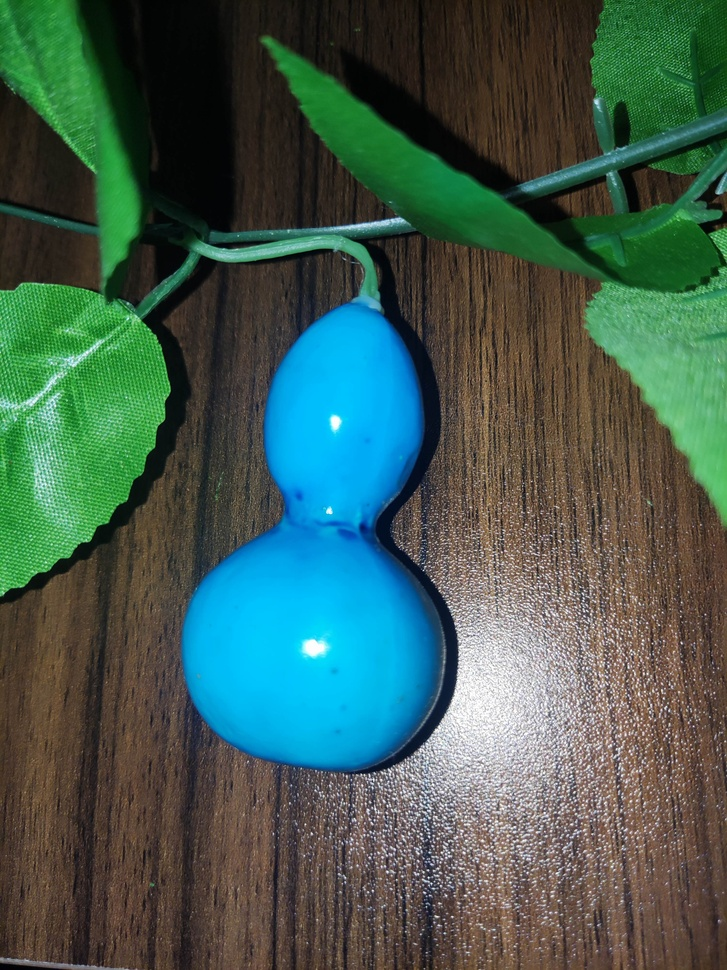
#> input picture Template_Matching/Object_Count/image2.jpg, 727 x 970 px, shrunk from 3000 x 4000 before the run, found by its file name
$ python test.py
#> lines starting #> are read from the running program, lines starting #| are printed output that depends on the picture; after the words box and inside, x2 and y2 are one past the last pixel; in counts of white or black regions, pixels touching at a corner belong together
import cv2


image = cv2.imread(r"Object_Count\image2.jpg")
#> image is the input picture: shape (970, 727, 3); mean B, G, R 81.4, 92.2, 65.5
# template = cv2.imread(r"Object_Count\template_new.png", 0)
template = cv2.imread(r"Object_Count\template.jpg", 0)
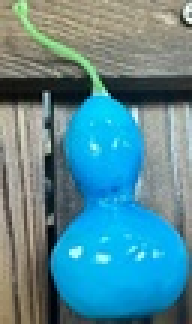
#> input picture Template_Matching/Object_Count/template.jpg, 64 x 108 px, shrunk from 264 x 446 before the run, found by its file name (shown 3 times larger)
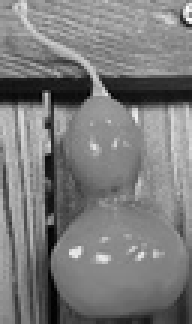
#> template: shape (108, 64) (shown 3 times larger); min 0, max 249, mean 123.2

template = cv2.Canny(template, 50, 200)
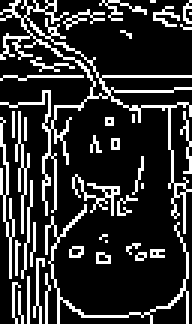
#> template: shape (108, 64) (shown 3 times larger); 19.2% white in thin lines or dots

image_copy = image.copy()
image_copy = cv2.cvtColor(image_copy, cv2.COLOR_BGR2GRAY)
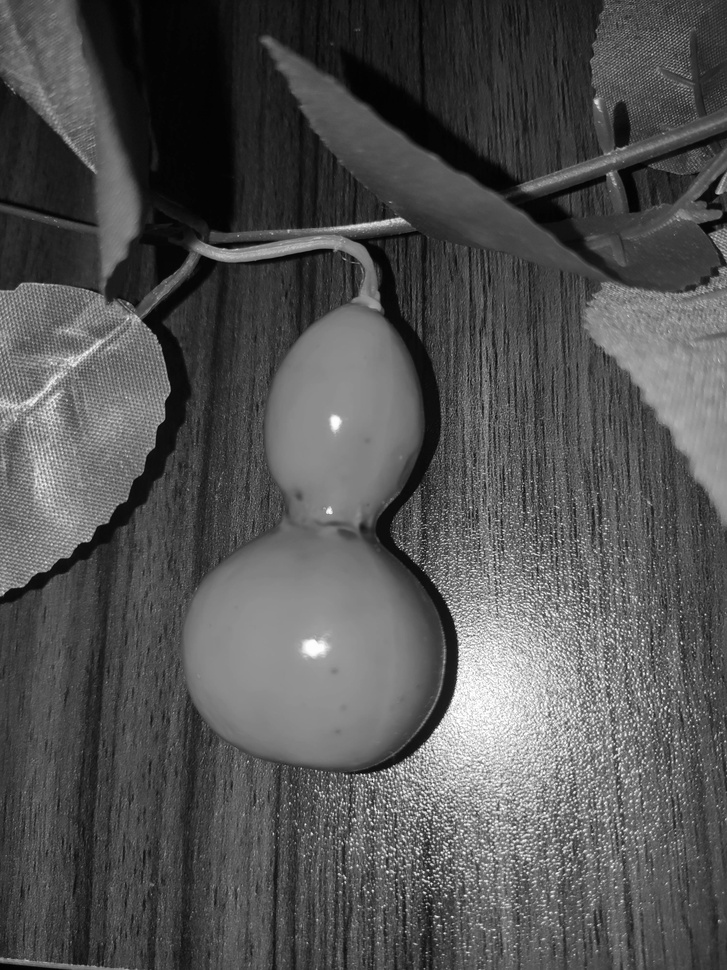
#> image_copy: shape (970, 727); min 0, max 255, mean 83
w, h = template.shape[::-1]
#> w = 64; h = 108

# Apply template Matching.
result = cv2.matchTemplate(image_copy, template, cv2.TM_CCOEFF_NORMED)
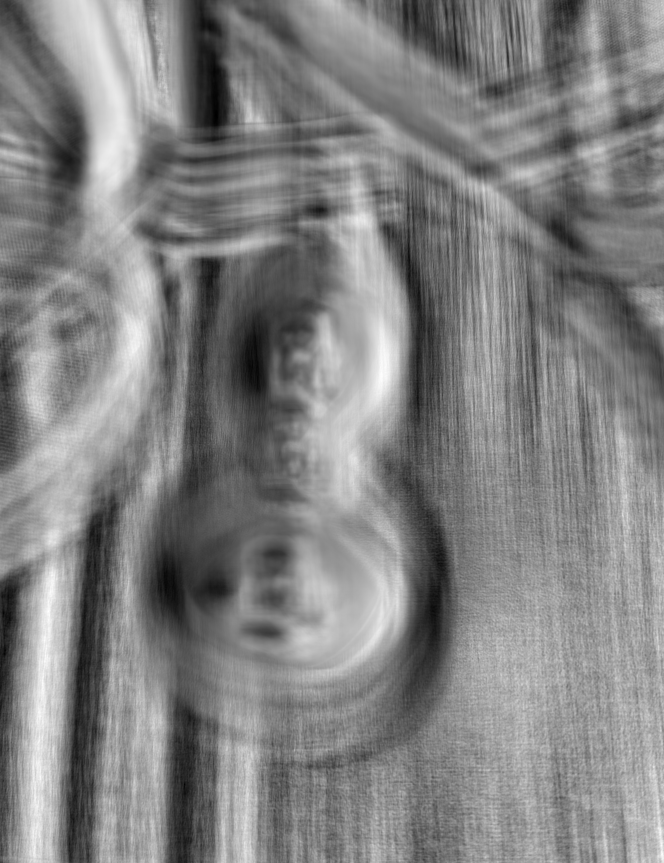
#> result: shape (863, 664) float32; min -0.174, max 0.161, mean -0.00361; drawn with min black and max white
min_val, max_val, min_loc, max_loc = cv2.minMaxLoc(result)
#> min_val = -0.174; max_val = 0.161; min_loc = (216, 115); max_loc = (48, 611)

# Top left x and y coordinates.
x1, y1 = max_loc
#> x1 = 48; y1 = 611
# Bottom right x and y coordinates.
x2, y2 = (x1 + w, y1 + h)
#> x2 = 112; y2 = 719
cv2.rectangle(image, (x1, y1), (x2, y2), (0, 0, 255), 2)
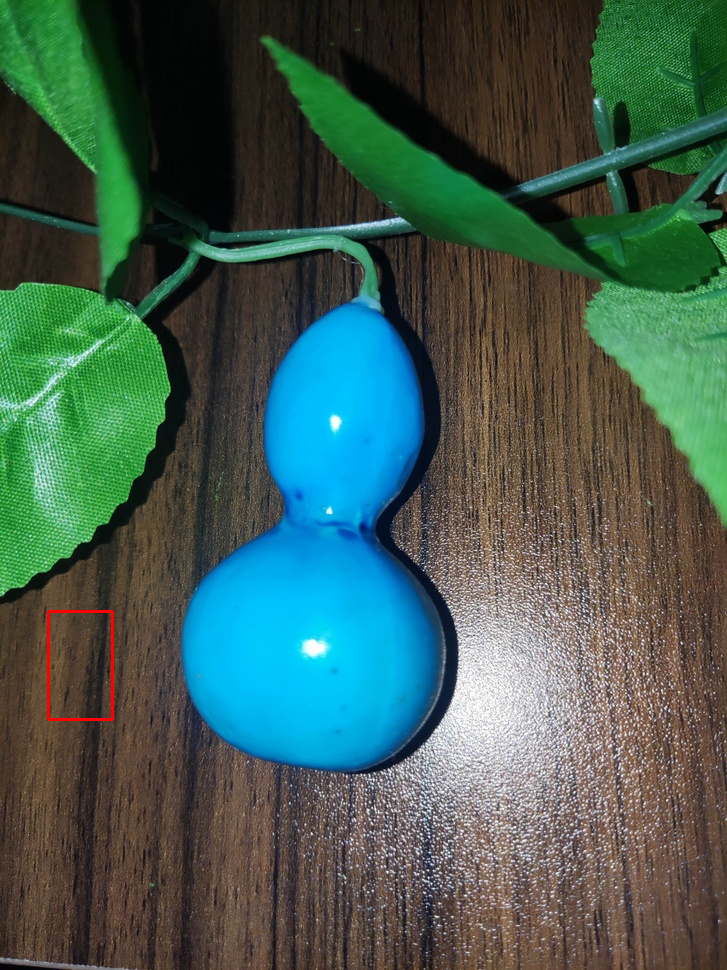
#> image: shape (970, 727, 3); 0.15% of pixels changed, all inside (x1, y1, x2, y2) = (47, 610, 114, 721)
cv2.imshow('Result', image)
# Normalize the result for proper grayscale output visualization.
cv2.normalize(result, result, 0, 1, cv2.NORM_MINMAX, -1 )
cv2.imshow('Detected point', result)
cv2.waitKey(0)
cv2.imwrite("Object_Count/image_result.jpg", image)
cv2.imwrite("Object_Count/template_result.jpg", result*255.)
